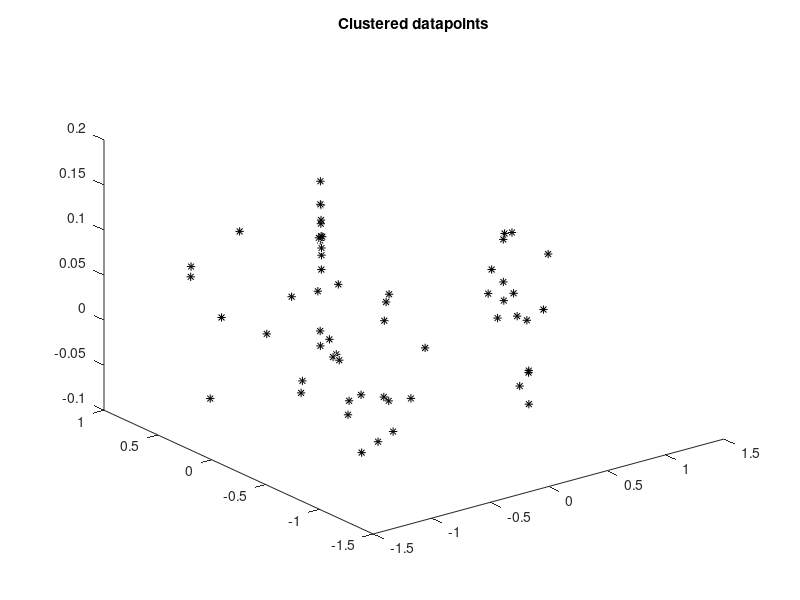
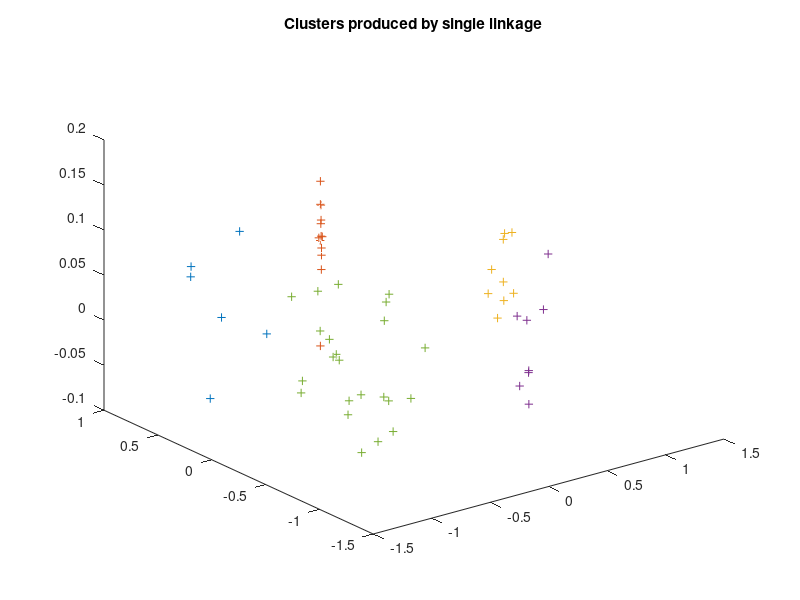
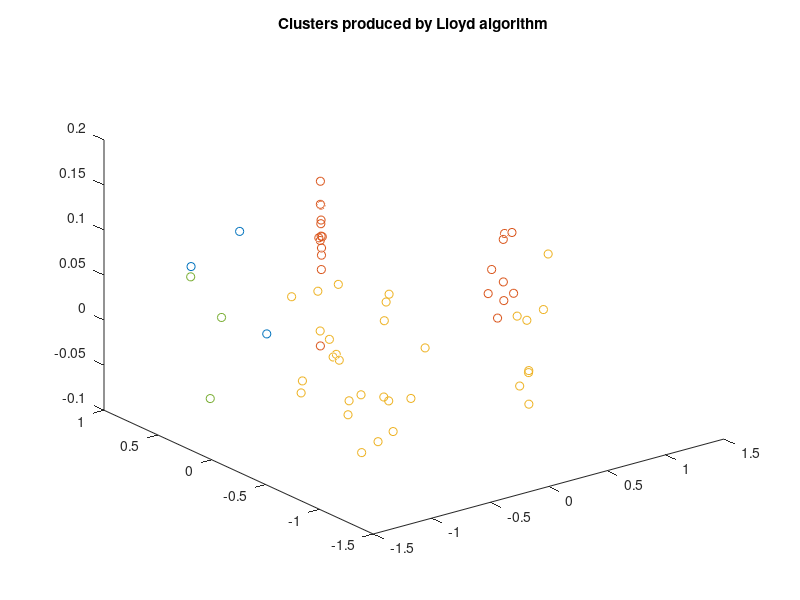
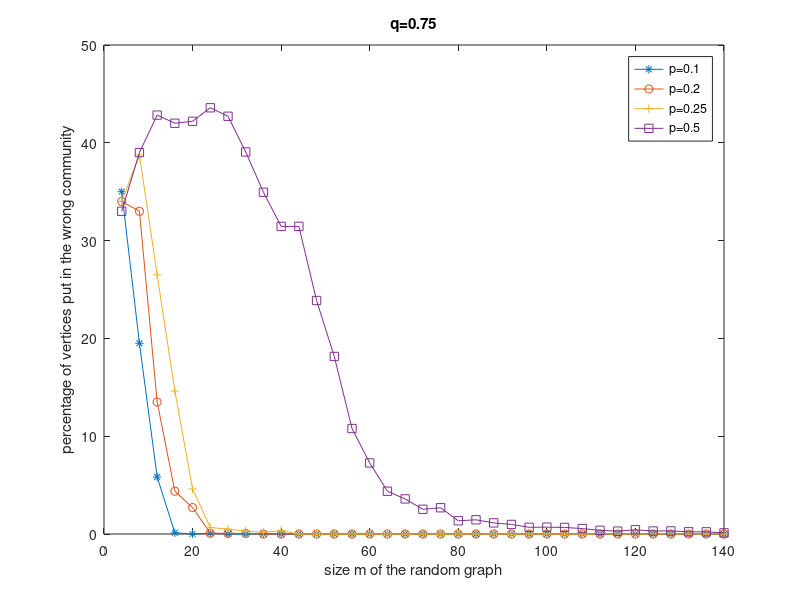

The MATLAB script that drew these images, in order:
%%%%%%%%%%%%%%%%%%%%%%%%%%%%%%%%%%%%%%%%%%%
% Computational illustration for Chapter 07
%              Clustering
% %%%%%%%%%%%%%%%%%%%%%%%%%%%%%%%%%%%%%%%%%
clear all; clc;

%% Illustration of single-linkage and Lloyd's algorithm

%% generate clustered data
k = 5;                            % number of clusters
M = randi(25,1,k);                % numbers of datapoints per cluster
m = sum(M);                       % total number of datapoints
X = [];                           % dxm matrix to hold the datapoints (d=3)
for h = 1:k
    center_h = [cos(2*pi/k*h); sin(2*pi/k*h); .05*rand];  
    radius_h = rand/k;
    X_h = [center_h(1) + radius_h*randn(1,M(h));...
           center_h(2) + radius_h*randn(1,M(h));
           center_h(3) + .05*randn(1,M(h))];
    X = [X X_h];
end
% shuffle the datapoints
X = X(:,randperm(m));            
% store all pairwise distances into a matrix
dist = zeros(m,m);
for i=1:m
    for j=1:m
        dist(i,j) = norm(X(:,i)-X(:,j));
    end
end
% visualize the original clusters
figure(1)
plot3(X(1,:),X(2,:),X(3,:),'*k')
title('Clustered datapoints')


%% naive implementation of the single-linkage algorithm
partition_sl = eye(m);               % its columns will hold the clusters
for t=0:m-k-1
    d = inf(m-t);                    % matrix of distances between clusters
    for i=1:m-t-1
        C_i = find(partition_sl(:,i));
        for j=i+1:m-t
            C_j = find(partition_sl(:,j));
            aux = min(min(dist(C_i,C_j)));
            d(i,j) = aux;
            d(j,i) = aux;
        end
    end
    [~,j] = min(min(d));
    [~,i] = min(d(:,j));
    partition_sl(:,i) = partition_sl(:,i)+partition_sl(:,j); % merge C_i, C_j
    partition_sl(:,j) = [];                                  % remove C_j
end
% visualize the ouputted clusters
figure(2)
for h=1:k
    C_h = find(partition_sl(:,h));
    plot3(X(1,C_h),X(2,C_h),X(3,C_h),'+'); 
    hold on
end
title('Clusters produced by single linkage')


%% naive implementation of Lloyd's algorithm
centers = [4*rand(2,k)-2; zeros(1,k)];   % dxk matrix to holds the centers (d=3)
partition_l = zeros(m,k);                % its columns will hold the clusters
n_iters = 100;                           % number of iterations
for t=1:n_iters
    dist = zeros(k,m);                   % to hold all datapoint-center distances
    for h=1:k
       for i=1:m
           dist(h,i) = norm(X(:,i)-centers(:,h));
       end 
    end
    [~,aux] = min(dist);
    for h=1:k
        C_h = find(aux==h);                              % the h-th cluster as a set
        partition_l(:,h) = (aux==h);                     % the h-th cluster as a 0/1-vector
        if length(C_h) > 0
            centers(:,h) = sum(X(:,C_h),2)/length(C_h);  % the h-th center
        end
   end
end
% visualize the ouputted clusters
figure(3)
for h=1:k
    C_h = find(partition_l(:,h));
    plot3(X(1,C_h),X(2,C_h),X(3,C_h),'o'); 
    hold on
end
title('Clusters produced by Lloyd algorithm')


%% Illustration of spectral clustering

%% generate two communites and their connections with the stochastic block model

m = 500; 
perm = randperm(m);
comm1 = sort(perm(1:m/2));
comm2 = sort(perm(m/2+1:m));
% define an auxiliary 0/1-matrix whose entries = 1 w.proba=p
p = 1/4;
aux1 = (rand(m/2,m/2)<p);
% define an auxiliary 0/1-matrix whose entries = 1 w.proba=q
q = 3/4;
aux2 = (rand(m/2,m/2)<q);   
aux2l = tril(aux2) - diag(diag(aux2));
aux2u = triu(aux2) - diag(diag(aux2));
% define the random adjacency matrix W
W = zeros(m,m);
W(comm1,comm1) = aux2l+aux2l';
W(comm1,comm2) = aux1;
W(comm2,comm1) = aux1';
W(comm2,comm2) = aux2u+aux2u';

%% Cluster according to the leading eigenvector of W - delta*ones(n,n)
delta=sum(sum(W))/m^2;
[V,~] = eigs(W-delta*ones(m,m),1);
comm1_sp = find(V(:,1)>0)';
comm2_sp = find(V(:,1)<=0)';
% determine the percentage of errors made
n1 = length(intersect(comm1,comm1_sp))+length(intersect(comm2,comm2_sp));
n2 = length(intersect(comm1,comm2_sp))+length(intersect(comm2,comm1_sp));
disp(strcat('Percentage of errors:', 32, num2str(100*min(n1,n2)/m), 37))
           
%% There seems to be no errors at all when m is large enough!
% Empirical estimation of the error percentage depending on m, p, and q

clear all; clc;
% parameters for the range of values of m to be tested
m_min = 4;
m_max = 140;
m_inc = 4;
% number of random trials performed for a given m
nb_trials = 50;
% fix one value of q and consider several values of p
q = 3/4;
p_values = [1/10, 1/5, 1/4, 1/2];
% matrix to store the percentage of errors
nb_errors = zeros( 1+(m_max-m_min)/m_inc ,length(p_values) );
% loop reproducing the above code
for j=1:length(p_values)
    for m = m_min:m_inc:m_max
        err = 0;
        for t=1:nb_trials            
            perm = randperm(m);
            comm1 = sort(perm(1:m/2));
            comm2 = sort(perm(m/2+1:m));
            aux1 = (rand(m/2,m/2)<q);
            aux1u = triu(aux1) - diag(diag(aux1));
            aux1l = tril(aux1) - diag(diag(aux1));
            aux2 = (rand(m/2,m/2)<p_values(j));
            W=zeros(m,m);
            W(comm1,comm1) = aux1l+aux1l';
            W(comm1,comm2) = aux2;
            W(comm2,comm1) = aux2';
            W(comm2,comm2) = aux1u+aux1u';
            delta = sum(sum(W))/m^2;
            [V,~] = eigs(W-delta*ones(m,m),1);
            comm1_sp = find(V(:,1)>0)';
            comm2_sp = find(V(:,1)<=0)';
            err = err + min(...
                length(intersect(comm1,comm1_sp))+length(intersect(comm2,comm2_sp)),...
                length(intersect(comm1,comm2_sp))+length(intersect(comm2,comm1_sp)));
        end
        nb_errors(1+ (m-m_min)/m_inc,j) = err/(nb_trials*m);
    end
end
% visualize the results
figure(4)
plot(m_min:m_inc:m_max,100*nb_errors(:,1),'-*',...
    m_min:m_inc:m_max,100*nb_errors(:,2),'-o',...
    m_min:m_inc:m_max,100*nb_errors(:,3),'-+',...
    m_min:m_inc:m_max,100*nb_errors(:,4),'-s');
    title(strcat('q=',num2str(q)));
    xlabel('size m of the random graph');
    ylabel('percentage of vertices put in the wrong community');
legend(strcat('p=',num2str(p_values(1))),...
    strcat('p=',num2str(p_values(2))),...
    strcat('p=',num2str(p_values(3))),...
    strcat('p=',num2str(p_values(4))));